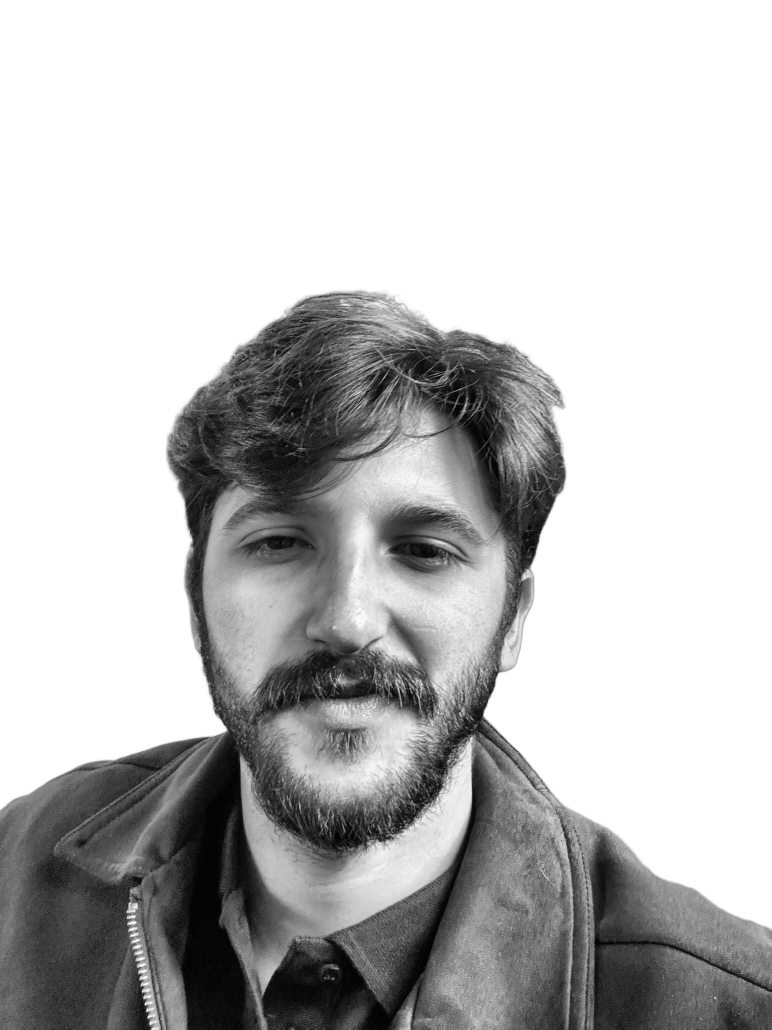
#> input picture source-prepped.png, 2316 x 3088 px, found by its file name (shown at 1/3 size)
$ python make_ascii_svg.py
#> lines starting #> are read from the running program, lines starting #| are printed output that depends on the picture
from pathlib import Path
import html

from PIL import Image


# ============================================================
# AYARLAR
# ============================================================

INPUT_IMAGE = Path("source-prepped.png")
OUTPUT_SVG = Path("hasan-ascii.svg")

# ASCII karakter yoğunluğu:
# Soldan sağa doğru karakterler daha koyu bölgeleri temsil eder.
RAMP = " .`:-=+*cs#%@"

# ASCII görüntünün yaklaşık genişliği
TARGET_WIDTH = 100

# Yazı karakterinin genişlik/yükseklik oranı
# Terminal karakterleri yatayda daha geniş olduğu için
# görüntünün düzgün görünmesi adına kullanıyoruz.
CHAR_ASPECT = 0.50

# ASCII rengi
TEXT_COLOR = "#8b949e"

# Yazı tipi
FONT_FAMILY = "Consolas, Monaco, monospace"

# Yazı boyutu
FONT_SIZE = 8


# ============================================================
# FOTOĞRAFI ASCII'YE ÇEVİR
# ============================================================

def image_to_ascii(image_path):
    if not image_path.exists():
        raise FileNotFoundError(
            f"Fotoğraf bulunamadı: {image_path}"
        )

    image = Image.open(image_path).convert("L")

    width, height = image.size

    # Oranı koruyarak yeni yüksekliği hesapla
    new_width = TARGET_WIDTH

    new_height = int(
        height / width
        * new_width
        * CHAR_ASPECT
    )

    if new_height < 1:
        new_height = 1

    image = image.resize(
        (new_width, new_height)
    )

    pixels = image.load()

    lines = []

    for y in range(new_height):
        line = ""

        for x in range(new_width):
            brightness = pixels[x, y]

            # 0 = siyah
            # 255 = beyaz

            index = int(
                brightness
                / 255
                * (len(RAMP) - 1)
            )

            char = RAMP[index]

            line += char

        lines.append(line.rstrip())

    return lines


# ============================================================
# SVG OLUŞTUR
# ============================================================

def create_svg(lines):
    width = TARGET_WIDTH * FONT_SIZE * 0.60
    height = len(lines) * FONT_SIZE * 1.25 + 20

    svg_parts = []

    svg_parts.append(
        f'<svg xmlns="http://www.w3.org/2000/svg" '
        f'width="{width:.0f}" '
        f'height="{height:.0f}" '
        f'viewBox="0 0 {width:.0f} {height:.0f}">'
    )

    # Arka plan
    svg_parts.append(
        f'<rect width="100%" height="100%" fill="#ffffff"/>'
    )

    # ASCII satırları
    for row, line in enumerate(lines):

        y = 15 + row * FONT_SIZE * 1.25

        safe_line = html.escape(line)

        # Her satırın kendi clipPath alanı
        clip_id = f"clip-row-{row}"

        svg_parts.append(
            f'''
            <clipPath id="{clip_id}">
                <rect
                    x="0"
                    y="{y - FONT_SIZE}"
                    width="0"
                    height="{FONT_SIZE * 1.5}"
                >
                    <animate
                        attributeName="width"
                        from="0"
                        to="{width}"
                        dur="0.7s"
                        begin="{row * 0.035}s"
                        fill="freeze"
                    />
                </rect>
            </clipPath>
            '''
        )

        svg_parts.append(
            f'''
            <text
                x="0"
                y="{y:.2f}"
                font-family="{FONT_FAMILY}"
                font-size="{FONT_SIZE}px"
                fill="{TEXT_COLOR}"
                clip-path="url(#{clip_id})"
                xml:space="preserve"
            >{safe_line}</text>
            '''
        )

    svg_parts.append("</svg>")

    return "\n".join(svg_parts)


# ============================================================
# MAIN
# ============================================================

def main():

    print("========================================")
    print("ASCII SVG OLUŞTURULUYOR")
    print("========================================")

    print(f"Girdi : {INPUT_IMAGE}")
    print(f"Çıktı : {OUTPUT_SVG}")

    print()
    print("[1/3] Fotoğraf okunuyor...")

    lines = image_to_ascii(INPUT_IMAGE)
#> in image_to_ascii, image is the input picture: PIL image 2316x3088 L; min 0, max 255, mean 192.7
#> in image_to_ascii, `image = image.resize( (new_width, new_height) )`:
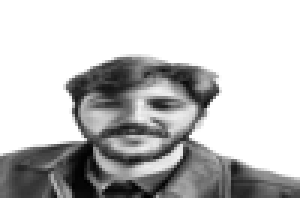
#> image: PIL image 100x66 L (shown 3 times larger); min 1, max 255, mean 192.6
#> after the loop in image_to_ascii, `for y in range(new_height):`: lines = 66 items
#> lines = 66 items

    print(
        f"[2/3] ASCII görüntü oluşturuldu "
        f"({len(lines)} satır)"
    )
#| [2/3] ASCII görüntü oluşturuldu (66 satır)

    print("[3/3] SVG oluşturuluyor...")

    svg = create_svg(lines)
#> in create_svg, `height = len(lines) * FONT_SIZE * 1.25 + 20`: height = 680
#> the loop in create_svg, `for row, line in enumerate(lines): ` made 66 passes
#> (y, clip_id) on passes 1 to 12: (15, 'clip-row-0'), (25, 'clip-row-1'), (35, 'clip-row-2'), (45, 'clip-row-3'), (55, 'clip-row-4'), (65, 'clip-row-5'), (75, 'clip-row-6'), (85, 'clip-row-7'), (95, 'clip-row-8'), (105, 'clip-row-9'), (115, 'clip-row-10'), (125, 'clip-row-11')
#> after the loop in create_svg, `for row, line in enumerate(lines):`: svg_parts = 134 items

    OUTPUT_SVG.write_text(
        svg,
        encoding="utf-8"
    )

    print()
    print("========================================")
    print("TAMAMLANDI")
    print("========================================")
    print()
    print(f"Oluşturulan dosya:")
    print(f"  {OUTPUT_SVG}")
    print()
    print("ASCII portren hazır!")


if __name__ == "__main__":
    main()
